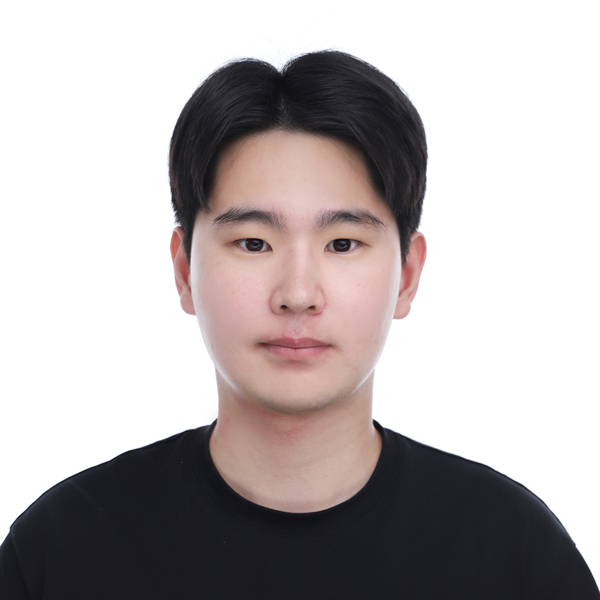
#> input picture test_data/josh.jpg, 600 x 600 px; its folder holds only this picture in this run
$ python -i extract_feature_opencv_normalized.py   (imports and definitions only)   (older library calls are emulated)
#> lines starting #> are read from the running program, lines starting #| are printed output that depends on the picture
import cv2
import numpy as np
import os
import pandas as pd
from glob import glob


def extract_opencv_features(image_path):
#> called with image_path = '../test_data/josh.jpg'
    img = cv2.imread(image_path, cv2.IMREAD_GRAYSCALE)
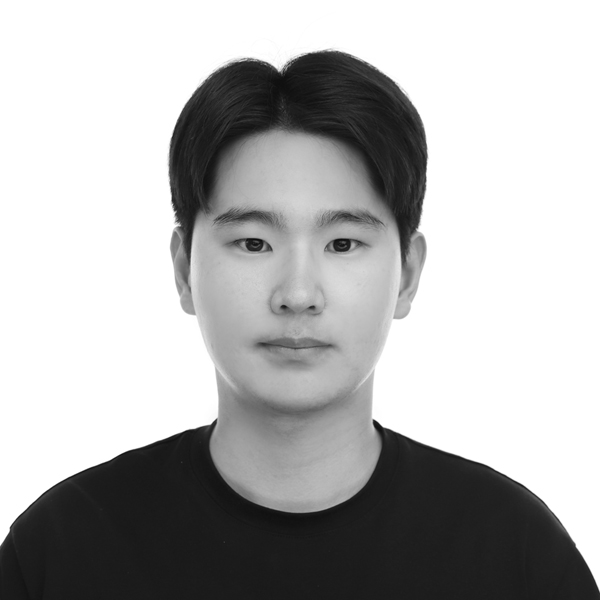
#> img: shape (600, 600); min 11, max 255, mean 178.4


    clahe = cv2.createCLAHE(clipLimit=2.0, tileGridSize=(8, 8))
    img_clahe = clahe.apply(img)
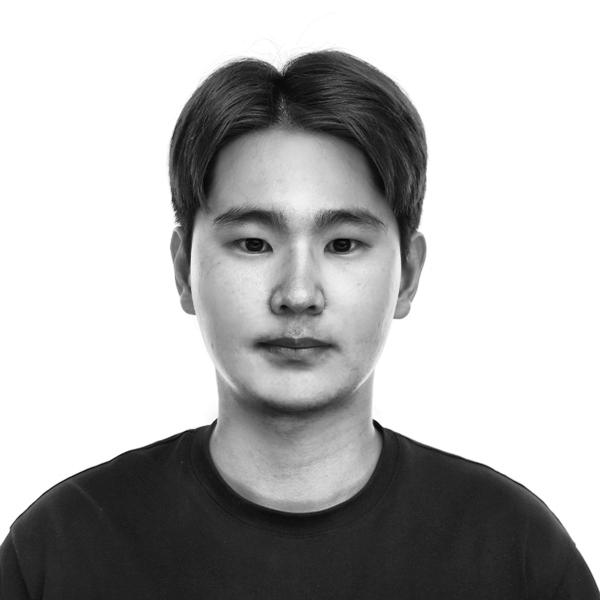
#> img_clahe: shape (600, 600); min 5, max 255, mean 180
    brightness = np.mean(img_clahe)
#> brightness = 180
    laplacian = cv2.Laplacian(img_clahe, cv2.CV_64F)
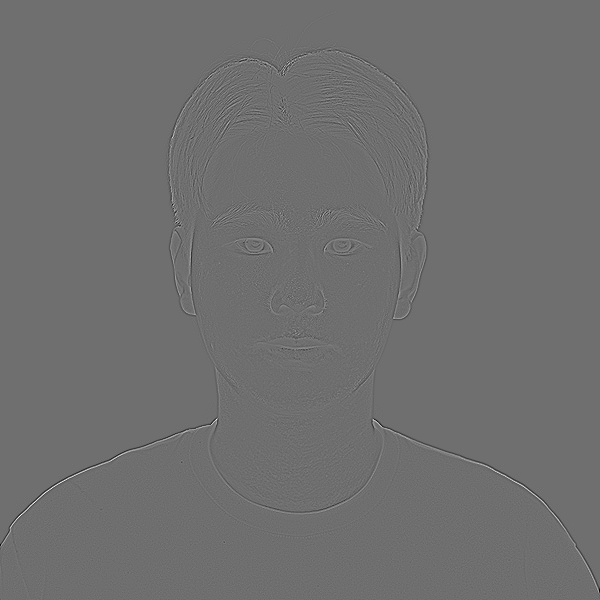
#> laplacian: shape (600, 600) float64; min -258, max 334, mean 0; drawn with min black and max white
    wrinkle_score = laplacian.var()
#> wrinkle_score = 176.5

    def local_binary_pattern(img):
        lbp_img = np.zeros_like(img)
        for i in range(1, img.shape[0] - 1):
            for j in range(1, img.shape[1] - 1):
                center = img[i, j]
                binary = ''
                for dx, dy in [(-1,-1), (-1,0), (-1,1), (0,1), (1,1), (1,0), (1,-1), (0,-1)]:
                    binary += '1' if img[i+dy, j+dx] > center else '0'
                lbp_img[i, j] = int(binary, 2)
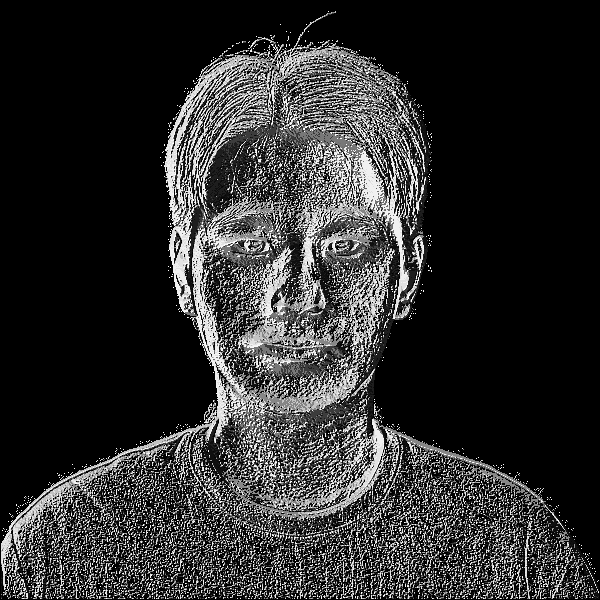
#> lbp_img: shape (600, 600); min 0, max 255, mean 45.9
        return lbp_img

    lbp = local_binary_pattern(img_clahe)
    hist, _ = np.histogram(lbp.ravel(), bins=256, range=(0, 256))
#> hist = 256 values, max 218883 at index 0, min 6 at index 85, mean 1406.2
    texture_uniformity = np.std(hist)
#> texture_uniformity = 13645.1

    return brightness, wrinkle_score, texture_uniformity


def normalize_features(feature_list):
    data = np.array(feature_list)
    min_vals = data.min(axis=0)
    max_vals = data.max(axis=0)
    normalized = (data - min_vals) / (max_vals - min_vals + 1e-8)  # stablize
    return normalized


def main():
    image_dir = "../aaf_data/aglined_faces/"  ################################################### data path
    image_paths = sorted(glob(os.path.join(image_dir, "*.jpg")))

    feature_data = []
    filenames = []

    for i, path in enumerate(image_paths):
        try:
            b, w, t = extract_opencv_features(path)
            feature_data.append([b, w, t])
            filenames.append(os.path.basename(path))
        except:
            continue

        if (i + 1) % 10 == 0:
            print(f"{i + 1} images processed...")


    normalized_features = normalize_features(feature_data)

    df = pd.DataFrame(normalized_features, columns=["brightness", "wrinkle_score", "texture_uniformity"])
    df["filename"] = filenames

    df.to_csv("../aaf_features/aaf_opencv_normalized_features.csv", index=False) ####################################################### csv path
    print(df.head())


# [2 lines not run here, left out]

>>> result = extract_opencv_features('../test_data/josh.jpg')
#> result = (180, 176.5, 13645.1)
